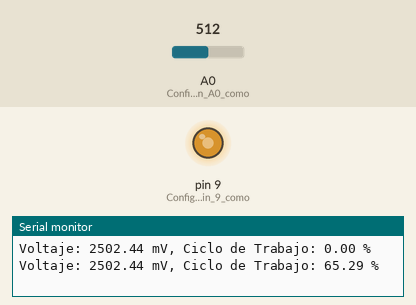
This sketch was run on a simulated Arduino Uno, built with avr-gcc and run on an emulated ATmega328P. Parts: output pins drawn as LEDs (lit = HIGH), the last lines printed to the serial monitor. The inputs (shaded band) are chosen by the test bench; at power-on: A0 (Configurar_el_pin_A0_como) = 512.

Above: at 1.8 s.
1.9 s: A0 (Configurar_el_pin_A0_como) set to 306
3.5 s: A0 (Configurar_el_pin_A0_como) set to 511
At 4.8 s:
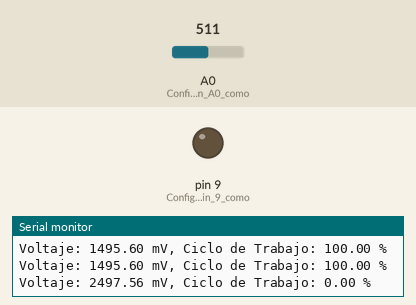
7.6 s: A0 (Configurar_el_pin_A0_como) set to 716
9.5 s: A0 (Configurar_el_pin_A0_como) set to 122
At 10.3 s:
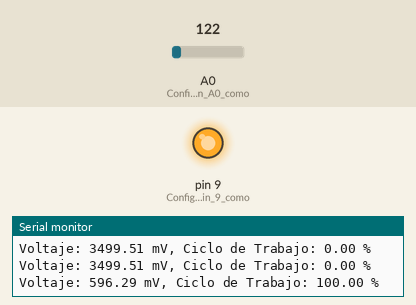
Timing chart, 0 to 12.5 s (numbered marks = the images above; inputs shaded):
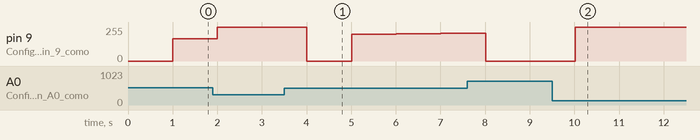

Measured:
- after the input at 3.5 s, pin 9 (Configurar_el_pin_9_como): 255/255 → 0/255 after 0.51 s, → 200/255 1.0 s later, → 204/255 1.0 s later, → 208/255 1.0 s later
- after the input at 9.5 s, pin 9 (Configurar_el_pin_9_como): 0/255 → 255/255 after 0.52 s

The sketch:

controlPIDLib.ino
```cpp
#include <PID_v1.h>

float dc;
float voltage; // Variable para almacenar el voltaje medido
int sensorValue;

// Parámetros PID
double setPoint = 3000; // Voltaje deseado en mV (3000V)
double input;  // Voltaje actual en mV
double output; // Salida del PID que ajustará el ciclo de trabajo del PWM

// Definición de las constantes del PID
double Kp = 2.0;
double Ki = 0.5;
double Kd = 1.0;

// Crear un objeto PID
PID myPID(&input, &output, &setPoint, Kp, Ki, Kd, DIRECT);

void setup() {
  // Configuración inicial del Arduino
  TCCR1B = 0x18; // Deshabilitar el temporizador
  TCCR1A = 0xA2; // Configuración del Timer-1 en modo Fast PWM

  ICR1 = 1600 - 1;
  OCR1A = (int) (ICR1 * 0.25);
  TCNT1 = 0x0;

  pinMode(9, OUTPUT);  // Configurar el pin 9 como salida (OC1A)
  TCCR1B |= 1; // Prescale=1, habilitar el temporizador

  pinMode(A0, INPUT); // Configurar el pin A0 como entrada
  Serial.begin(9600); // Inicializar la comunicación serie

  // Inicializar el PID
  myPID.SetMode(AUTOMATIC);
  myPID.SetOutputLimits(0, ICR1); // Limitar la salida del PID a los límites del Timer-1
}

void loop() {
  // Leer el valor analógico del pin A0 y mapearlo a un rango de 0 a 5000 mV
  sensorValue = analogRead(A0);
  input = (sensorValue / 1023.0) * 5000;

  // Ejecutar el PID
  myPID.Compute();

  // Ajustar el ciclo de trabajo del PWM basado en la salida del PID
  OCR1A = output;
  dc = ((float)OCR1A / (float)ICR1) * 100;

  // Imprimir el ciclo de trabajo y el voltaje medido por el puerto serie
  Serial.print("Voltaje: ");
  Serial.print(input);
  Serial.print(" mV, Ciclo de Trabajo: ");
  Serial.print(dc);
  Serial.println(" %");

  delay(1000); // Esperar 1 segundo antes de la siguiente lectura
}
```
